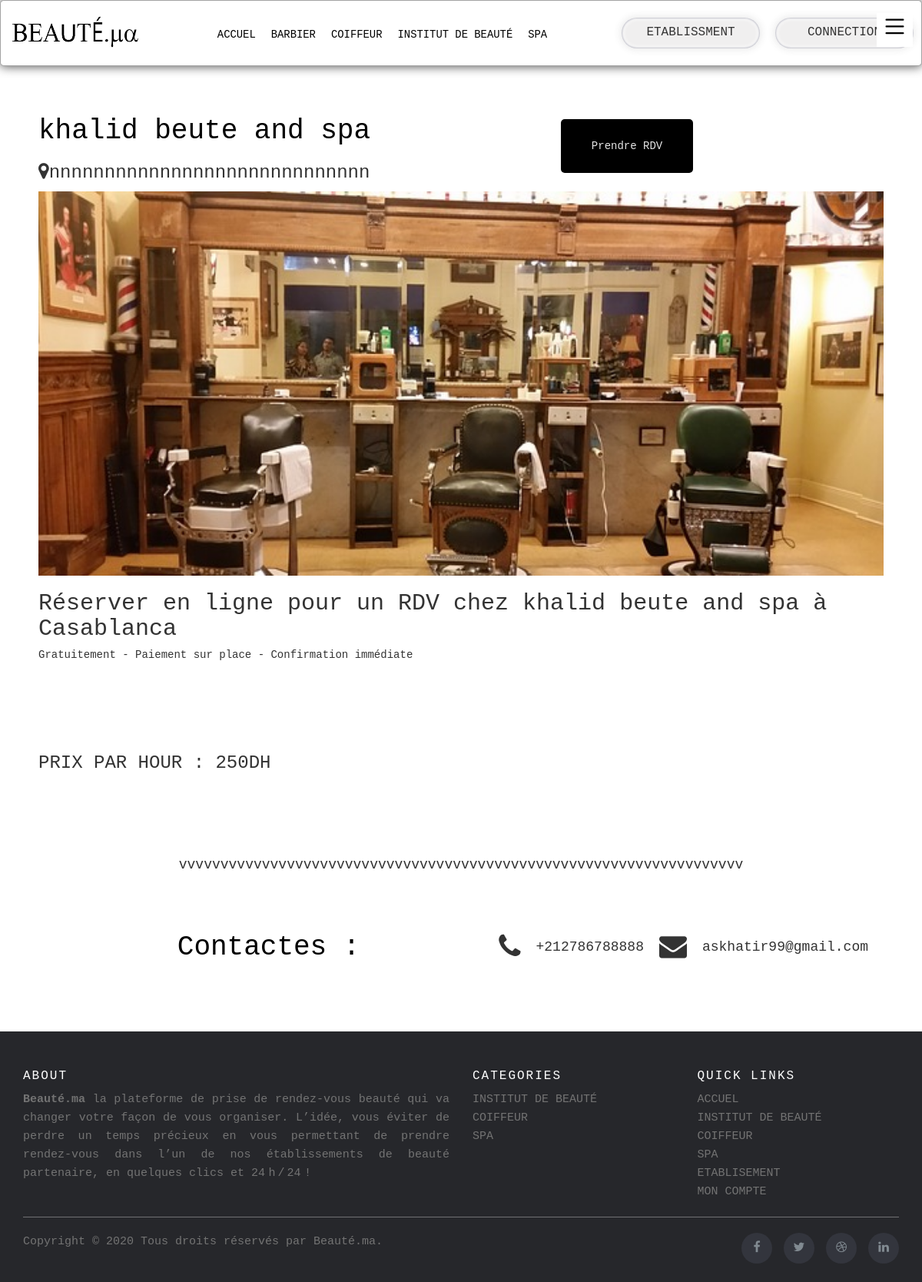
The app's page /index/rdv.php?Id=25 with its own data.
### tables this page shows
CREATE TABLE `categories` (
  `categoryId` int(11) NOT NULL,
  `categoryName` varchar(100) NOT NULL,
  `categoryDesc` varchar(500) DEFAULT NULL,
  `categoryKey` varchar(500) DEFAULT NULL
);

CREATE TABLE `products` (
  `productId` int(11) NOT NULL,
  `productName` varchar(100) NOT NULL,
  `productDes` varchar(300) DEFAULT NULL,
  `productVille` varchar(50) DEFAULT NULL,
  `productAdress` varchar(300) DEFAULT NULL,
  `productTELE` int(10) DEFAULT NULL,
  `categoryId` int(11) DEFAULT NULL,
  `image` varchar(255) DEFAULT NULL,
  `Email` varchar(255) DEFAULT NULL,
  `prix` int(10) DEFAULT NULL
);

### index/rdv.php (the view, shortened to what this page needs)
<!DOCTYPE html>
<html lang="en">
<head>
    <link rel="stylesheet" href="https://cdnjs.cloudflare.com/ajax/libs/font-awesome/4.7.0/css/font-awesome.min.css">
    <link rel="stylesheet" href="https://maxcdn.bootstrapcdn.com/bootstrap/3.3.7/css/bootstrap.min.css">
    <link rel="stylesheet" href="..\style\index.css">
    <link rel="stylesheet" href="..\style\rdv.css">
</head>
<body>
<?php
     require 'navbar.php';
    $db=Database::connect();
    if(isset($_GET['Id'])){
        $id=$_GET['Id'];
        $sql="SELECT * FROM `products` WHERE `products`.`productId` =$id";
        $stmt = $db->query($sql);
    }
     ?><br><br>
  <div class="et" style="max-width:1100px;margin:auto">
    <div class="txt_rd">
        <div class="txt">
     <?php
          while ($row = $stmt->fetch()) {
            $email2=$row['Email'];
            $prix=$row['prix'];
              echo('<h1>'.$row['productName'].'</h1>
              <h3><i class="fa fa-map-marker" aria-hidden="true"></i>'.$row['productAdress'].'</i></h3>
          </div>
          <div class="btn_rd">
              <button style="background-color:black ; border: none;"class="btn btn-primary" data-toggle="modal" data-target=".bd-example-modal-lg">Prendre RDV</button>
          <h3>'.$row['productName'].'</h3>
          <div class="d" style="color:black; display: flex; flex-wrap:wrap;">
          <h3>'.$prix.'</h3></div>
          </div>
          </div>
              <div class="img" style="background-image: url(../photo/'.$row['image'].');background-repeat: no-repeat; background-size:cover;">
              </div>
              <h2>Réserver en ligne pour un RDV chez '.$row['productName'].' à '.$row['productVille'].'</h2>
              <h5>Gratuitement - Paiement sur place - Confirmation immédiate</h5><br><br><br><br>
              <h3>PRIX PAR HOUR : '.$row['prix'].'DH</h3> <br><br><br><br>
              <div class="desc" >
               <h4 style="text-align:center;">'.$row['productDes'].'</h4><br><br><br>
               <div  style="display:flex; flex-wrap:wrap;">
               <h1 style="text-align:center;margin:auto;">Contactes :</h1><br>
               <div class="ccc" style="display:flex; flex-wrap:wrap;"><i class="fa fa-phone" style="font-size:36px"></i><h4 style="margin:auto 20px;">+212'.$row['productTELE'].'</h4></div><br>
               <div class="ccc" style="display:flex; flex-wrap:wrap;"><i class="fa fa-envelope" style="font-size:36px"></i><h4 style="margin:auto 20px;">'.$email2.'</h4></div>
               </div>
               <br><br><br><br>');
        }
     ?>
 </div>
 </div>
 <?php
     require 'footer.php';
     ?>
</body>
</html>

### index/navbar.php (shortened to what this page needs)
<header class="header">
    <h1 class="logo"><a href="#"><img src="../photo/logo.png" alt=""></a></h1>
    <ul class="main-nav" id="ul">
      <li><a href="index.php">ACCUEL</a></li>
      <?php
      $db=Database::connect();
      $stmt = $db->query("SELECT * FROM `categories` ORDER BY `categories`.`categoryName`");
      while ($row = $stmt->fetch()) {
      echo '<a href="etabl.php?cate='.$row['categoryId'].'">'.$row['categoryName'].'</a></li>';
      }
      $existe='';
      ?>
  </ul>
  <ul class="ul-1" id="ul1">
      <li>
          <div class="input">
            <?php
             if($_SESSION['ID'] != NULL){
               if($existe !=''){
                 $link="admin.php";
               }
               else if($existe==''){
                 $link="etablessment.php";
               }
             }
             else $link="login.php";
             ?>
                <form action=<?php echo$link; ?>>
                  <input type="submit" value="ETABLISSMENT">
               </form>
          </div>
      </li>
      <li>
        <div>
          <?php
          if($_SESSION['ID'] != NULL){
            $value="Deconnecte";
            echo'<form method="POST"  >';
            echo'<input type="submit" name='.$value.' value='.$value.'>';
            echo'</form>';
          }
          else{
            $value="Connection";
            echo'<form action="login.php">
            <input type="submit" value="'.$value.'">
            </form>';
          }
          ?>
        </div>
    </li>
  </ul>
  <button class="plus-menu" id="btn1" value="btn1" onclick="menu(this.value)" style="display: block;">
          <div >
        </div>
      </button>
</header>

### style/index.css (style rules this page uses)
* { box-sizing: border-box; }
body { font-family: "Courier New", Courier, monospace ; line-height: 1.6; margin: 0; min-height: 100vh; }
ul { margin: 0; padding: 0; list-style: none; }
.logo { margin: 0; }
.logo img { height: 50px; width: 175px; margin: 0; padding: 0; }
a { text-decoration: none; color: black; }
.main-nav { margin-top: 5px; }
.logo a, .main-nav a { padding: 0px 10px; text-transform: uppercase; text-align: center; display: block; }
.main-nav a { color:black; font-size: .99em; }
.header { padding-top: .5em; padding-bottom: .5em; border: 1px solid #a2a2a2; background-color: #ffffff; box-shadow: 0px 0px 14px 0px rgba(0,0,0,0.75); border-radius: 5px; }
.ul-1 { display: flex; flex-wrap: wrap; justify-content: center; }
.ul-1 li { padding: 15px 10px; text-align: center; }
.ul-1 li input { border: none; margin: auto; width: 180px; height: 40px; background: #f0efef; box-shadow: 0px 0px 10px 2px rgba(59,59,59,0.1), inset 0 0px 0px 0 rgba(0,0,0,0), inset 0 0px 0 0 rgba(255,255,255,0), inset 0 0px 0px 0 rgba(0,0,0,0), inset 0 0px 0px 0 rgba(0,0,0,0), inset 0 0px 2px 1px #C2C2CB, inset 0 0px 5px 2px #FFFFFF; border-radius: 100px; font-size: 16px; font-family: "Courier New", Courier, monospace ; text-transform: uppercase; }
.ul-1 li div { border-radius: 100px; }
.plus-menu { color: black; position: absolute; top: 17px; right: 12px; border: none; background-color: white; }
@media (min-width: 769px) { .header, .main-nav { display: flex; } }
@media (min-width: 769px) { .header { flex-direction: column; align-items: center; } }
@media (min-width: 1025px) { .header { flex-direction: row; justify-content: space-between; } }
@media (min-width: 1025px) { .plus-menu { display: none; } }
@media (min-width: 1025px) { #ul { display: flex; } }
@media (min-width: 1025px) { #ul1 { display: flex; } }
.btn { background-color: dodgerblue; color: white; padding: 15px 20px; border: none; cursor: pointer; width: 100%; opacity: 0.9; }
.ccc { display: none; }

### style/rdv.css (style rules this page uses)
h1 { color: black; }
.et .img { height: 500px; width: 100%; }
.et .txt_rd { display: flex; flex-direction: row; justify-content: space-between; }
.btn_rd { display: flex; justify-self: end; background-color: black; color: white; border: none; padding: 10px 20px; border-radius: 5px; margin: auto; }

### records on screen
categories: categoryName "BARBIER"
categories: categoryName "COIFFEUR"
categories: categoryName "INSTITUT DE BEAUTÉ"
categories: categoryName "SPA"
products: productName "khalid beute and spa", productAdress "nnnnnnnnnnnnnnnnnnnnnnnnnnnnn", image (picture), productVille "Casablanca", prix "250", productDes "vvvvvvvvvvvvvvvvvvvvvvvvvvvvvvvvvvvvvvvvvvvvvvvvvvvvvvvvvvvvvvvvvvvv", productTELE "786788888", Email "askhatir99@gmail.com"
